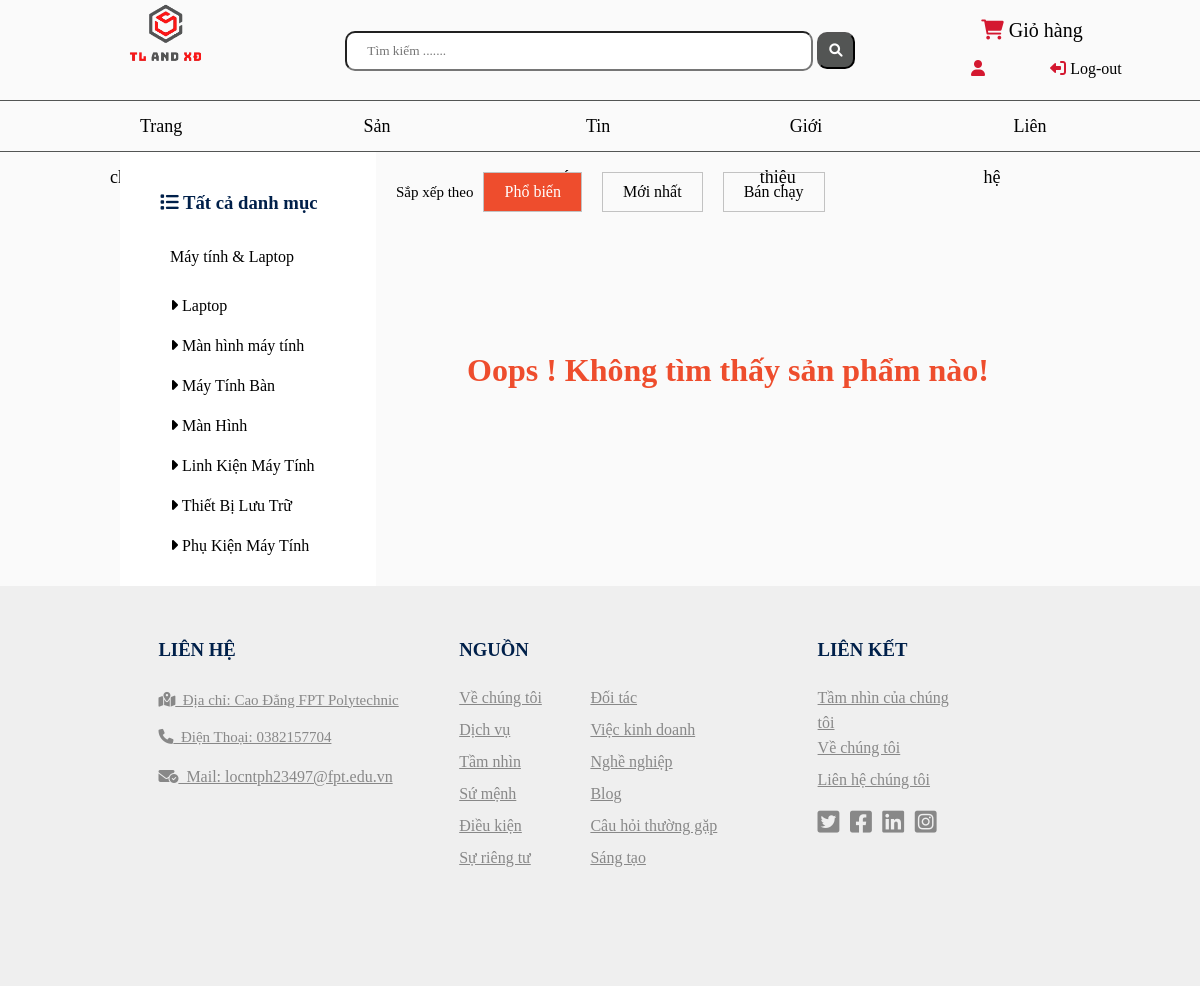
The page /search.php (signed in) on the database its author committed.
### tables this page shows
CREATE TABLE `loai` (
  `id_loai` int(11) NOT NULL,
  `ten_loai` varchar(255) NOT NULL
);

### templates/layout.php (called while the page is built)
<?php
    include ("head.php");
    include ("header.php");
    include ("content.php");
    include ("footer.php");
?>

### controllers/c_tim_hh.php (called while the page is built, shortened)
<?php
class c_tim_hh
{
  public function index()
  {
    $m_tim_hh = new m_tim_hh();
    $search = $m_tim_hh->load_hh();
    include("models/m_loai.php");
    $m_loai = new m_loai();
    $loais = $m_loai->doc_loai();
    include("templates/layout.php");
  }
}

### search.php (called while the page is built)
<?php
  include("controllers/c_tim_hh.php");
  $c_search_hh = new c_tim_hh();
  $c_search_hh->index();
?>

### models/database.php (called while the page is built, shortened)
<?php
class database{
    protected $pdo = NULL;
    protected $sql = '';
    public function __construct() {
        try
        {
            $this->pdo = new PDO("mysql:host=".DB_HOST."; dbname=".DB_NAME,DB_USER,DB_PWD);
            $this->pdo->query('set names "utf8"');
        }
        catch(PDOException $ex )
        {
            die($ex->getMessage());
        }
    }
    public function setQuery($sql) {
        $this->sql = $sql;
    }
    public function execute($options=array()) {
        $this->sta = $this->pdo->prepare($this->sql);
        $this->sta->execute();
        return $this->sta;
    }
    public function loadAllRows($options=array()) {
        if(!$options) {
            if(!$result = $this->execute())
                return false;
        }
        else {
            if(!$result = $this->execute($options))
                return false;
        }
        return $result->fetchAll(PDO::FETCH_OBJ);
    }
}
?>

### models/m_loai.php (called while the page is built, shortened)
<?php
require_once ("database.php");
class m_loai extends database{
     public function doc_loai(){
        $sql = "select * FROM loai  ";
        return $this -> loadAllRows();
     }
}

### views/search_hh/v_search_hh.php (the view, shortened to what this page needs)
<main>
  <div class="danhmuc">
    <h3 class="danhmuc1"> <i class="fa-solid fa-list"></i> Tất cả danh mục</h3>
    <div class="spto">Máy tính & Laptop</div>
    <?php foreach ($loais as $key => $value) { ?>
      <div class="spcon">
        <a href="hhdanhmuc.php?id_loai=<?php echo $value->id_loai; ?>&ten_loai=<?php echo $value->ten_loai?>"><i class="fa-solid fa-caret-right"></i>
          <?php echo $value->ten_loai; ?> </a>
      </div>
    <?php } ?>
  </div>
  <div class="conntenr">
    <div class="sapxep">
      <span class="sapxep1">Sắp xếp theo</span>
      <div class="sapxepcon" style="background: #ee4d2d; color: #fff;">Phổ biến</div>
      <div class="sapxepcon">Mới nhất </div>
      <div class="sapxepcon">Bán chạy</div>
    </div>
    <div class="sanpham">
    <?php if(count($search) == 0) { ?>
        <div style="text-align: center; margin-top: 100px; width: 100%; color: #EE4D2D;">
          <h1>Oops ! Không tìm thấy sản phẩm nào!</h1>
        </div>
      <?php } ?>
    </div>
  </div>
</main>

### public/trangchu.css (style rules this page uses)
* { margin: 0; padding: 0; box-shadow: none; font-family: serif; }
a { text-decoration: none; }
main { display: flex; width: 80%; padding: 0% 10%; background: #fafafa; ; }
.danhmuc { background: #fff; width: 20%; padding: 20px 40px; }
.conntenr { width: 80%; }
.spcon a { padding: 0px 10px; line-height: 2.5; display: block; width: 100%; color: black; transition: all 0.1s; }
.spto { padding: 20px 10px; }
.danhmuc1 { padding-top: 20px; }
.sanpham { display: flex; flex-wrap: wrap; width: 100%; padding: 20px 0px; }
h3 { padding: 20% 0% 0%; padding-bottom: 8%; color: #00204a }
.sapxep { width: 100%; display: flex; margin: 20px 0px; }
.sapxep1 { padding-top: 12px; padding-left: 20px; font-size: 15px; }
.sapxepcon { color: #000; padding: 10px 20px; border: 1px solid #c2c2c2; margin: 0px 10px; }

### public/sp.css (style rules this page uses)
.sapxep { width: 100%; display: flex; margin: 20px 0px; }
.sapxep1 { padding-top: 12px; padding-left: 20px; font-size: 15px; }
.sapxepcon { color: #000; padding: 10px 20px; border: 1px solid #c2c2c2; margin: 0px 10px; }

### rows shown on the page
loai: ten_loai "Laptop"
loai: ten_loai "Màn hình máy tính"
loai: ten_loai "Máy Tính Bàn"
loai: ten_loai "Màn Hình"
loai: ten_loai "Linh Kiện Máy Tính"
loai: ten_loai "Thiết Bị Lưu Trữ"
loai: ten_loai "Phụ Kiện Máy Tính"
